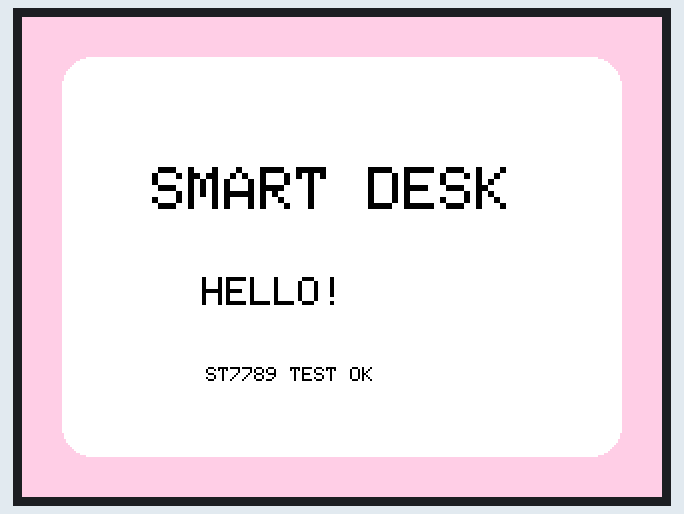
A program run on a simulated ESP32. Shown: 320×240 colour display. What the program prints to the serial monitor is not drawn.

Above: at 4.6 s.

The program:

main.cpp
```cpp
#include <Arduino.h>
#include <SPI.h>
#include <Adafruit_GFX.h>
#include <Adafruit_ST7789.h>

// Piny sterujace ekranem
#define TFT_CS  27
#define TFT_DC  26
#define TFT_RST 25

// Tworzymy obiekt wyswietlacza
Adafruit_ST7789 tft = Adafruit_ST7789(
    TFT_CS, TFT_DC, TFT_RST
);

void setup() {
    Serial.begin(115200);
    delay(1000);

    Serial.println("Uruchamianie ST7789...");

    // Inicjalizacja wyswietlacza 240x320
    // ESP32 korzysta z SPI:
    // SCK = GPIO18, MOSI = GPIO23
    tft.init(240, 320);

    // Obracamy obraz do poziomu
    tft.setRotation(1);

    // TEST 1 - czerwony ekran
    tft.fillScreen(ST77XX_RED);
    delay(1000);

    // TEST 2 - zielony ekran
    tft.fillScreen(ST77XX_GREEN);
    delay(1000);

    // TEST 3 - niebieski ekran
    tft.fillScreen(ST77XX_BLUE);
    delay(1000);

    // TEST 4 - nasz pierwszy interfejs
    // Tworzymy pastelowy roz
    uint16_t pink = tft.color565(255, 205, 225);

    tft.fillScreen(pink);

    // Bialy panel
    tft.fillRoundRect(
        20, 20, 280, 200, 15, ST77XX_WHITE
    );

    // Glowny napis
    tft.setTextColor(ST77XX_BLACK);
    tft.setTextSize(3);
    tft.setCursor(65, 75);
    tft.println("SMART DESK");

    // Podpis
    tft.setTextSize(2);
    tft.setCursor(90, 130);
    tft.println("HELLO!");

    tft.setTextSize(1);
    tft.setCursor(92, 175);
    tft.println("ST7789 TEST OK");

    Serial.println("Wyslano obraz do ST7789!");
}

void loop() {
    // Na razie niczego nie powtarzamy
}
```
